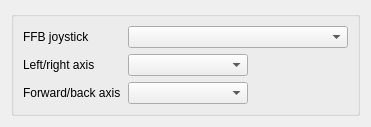
          <widget class="QWidget" name="tab_7">
           <attribute name="title">
            <string>Input/output settings</string>
           </attribute>
           <layout class="QGridLayout" name="gridLayout_14">
            <item row="0" column="0">
             <widget class="QGroupBox" name="joystickGroupBox_3">
              <property name="title">
               <string/>
              </property>
              <layout class="QFormLayout" name="ioSettingsLayout_3">
               <item row="0" column="0">
                <widget class="QLabel" name="label_19">
                 <property name="minimumSize">
                  <size>
                   <width>99</width>
                   <height>0</height>
                  </size>
                 </property>
                 <property name="text">
                  <string>FFB joystick</string>
                 </property>
                </widget>
               </item>
               <item row="0" column="1">
                <widget class="QComboBox" name="handbrake_joystickDeviceComboBox">
                 <property name="sizePolicy">
                  <sizepolicy hsizetype="Minimum" vsizetype="Fixed">
                   <horstretch>0</horstretch>
                   <verstretch>0</verstretch>
                  </sizepolicy>
                 </property>
                </widget>
               </item>
               <item row="1" column="0">
                <widget class="QLabel" name="label_20">
                 <property name="text">
                  <string>Left/right axis</string>
                 </property>
                </widget>
               </item>
               <item row="1" column="1">
                <layout class="QHBoxLayout" name="horizontalLayout_26">
                 <item>
                  <widget class="QComboBox" name="handbrake_joystickLRAxisComboBox">
                   <property name="sizePolicy">
                    <sizepolicy hsizetype="Fixed" vsizetype="Fixed">
                     <horstretch>0</horstretch>
                     <verstretch>0</verstretch>
                    </sizepolicy>
                   </property>
                   <property name="minimumSize">
                    <size>
                     <width>120</width>
                     <height>0</height>
                    </size>
                   </property>
                   <property name="maximumSize">
                    <size>
                     <width>120</width>
                     <height>16777215</height>
                    </size>
                   </property>
                  </widget>
                 </item>
                 <item>
                  <spacer name="horizontalSpacer_6">
                   <property name="orientation">
                    <enum>Qt::Orientation::Horizontal</enum>
                   </property>
                   <property name="sizeHint" stdset="0">
                    <size>
                     <width>40</width>
                     <height>20</height>
                    </size>
                   </property>
                  </spacer>
                 </item>
                </layout>
               </item>
               <item row="2" column="0">
                <widget class="QLabel" name="label_21">
                 <property name="text">
                  <string>Forward/back axis</string>
                 </property>
                </widget>
               </item>
               <item row="2" column="1">
                <layout class="QHBoxLayout" name="horizontalLayout_27">
                 <item>
                  <widget class="QComboBox" name="handbrake_joystickFBAxisComboBox">
                   <property name="sizePolicy">
                    <sizepolicy hsizetype="Fixed" vsizetype="Fixed">
                     <horstretch>0</horstretch>
                     <verstretch>0</verstretch>
                    </sizepolicy>
                   </property>
                   <property name="minimumSize">
                    <size>
                     <width>120</width>
                     <height>0</height>
                    </size>
                   </property>
                   <property name="maximumSize">
                    <size>
                     <width>120</width>
                     <height>16777215</height>
                    </size>
                   </property>
                  </widget>
                 </item>
                 <item>
                  <spacer name="horizontalSpacer_7">
                   <property name="orientation">
                    <enum>Qt::Orientation::Horizontal</enum>
                   </property>
                   <property name="sizeType">
                    <enum>QSizePolicy::Policy::MinimumExpanding</enum>
                   </property>
                   <property name="sizeHint" stdset="0">
                    <size>
                     <width>100</width>
                     <height>20</height>
                    </size>
                   </property>
                  </spacer>
                 </item>
                </layout>
               </item>
              </layout>
             </widget>
            </item>
           </layout>
          </widget>
